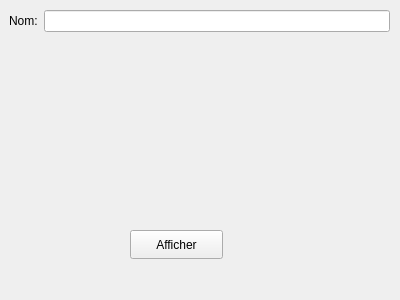
<?xml version="1.0" encoding="UTF-8"?>
<ui version="4.0">
 <class>chercherNom</class>
 <widget class="QWidget" name="chercherNom">
  <property name="geometry">
   <rect>
    <x>0</x>
    <y>0</y>
    <width>400</width>
    <height>300</height>
   </rect>
  </property>
  <property name="windowTitle">
   <string>Form</string>
  </property>
  <widget class="QWidget" name="formLayoutWidget">
   <property name="geometry">
    <rect>
     <x>9</x>
     <y>10</y>
     <width>381</width>
     <height>80</height>
    </rect>
   </property>
   <layout class="QFormLayout" name="formLayout">
    <item row="0" column="0">
     <widget class="QLabel" name="label">
      <property name="text">
       <string>Nom:</string>
      </property>
     </widget>
    </item>
    <item row="0" column="1">
     <widget class="QLineEdit" name="lineEdit"/>
    </item>
   </layout>
  </widget>
  <widget class="QPushButton" name="pushButton">
   <property name="geometry">
    <rect>
     <x>130</x>
     <y>230</y>
     <width>93</width>
     <height>29</height>
    </rect>
   </property>
   <property name="text">
    <string>Afficher</string>
   </property>
  </widget>
 </widget>
 <resources/>
 <connections/>
</ui>
